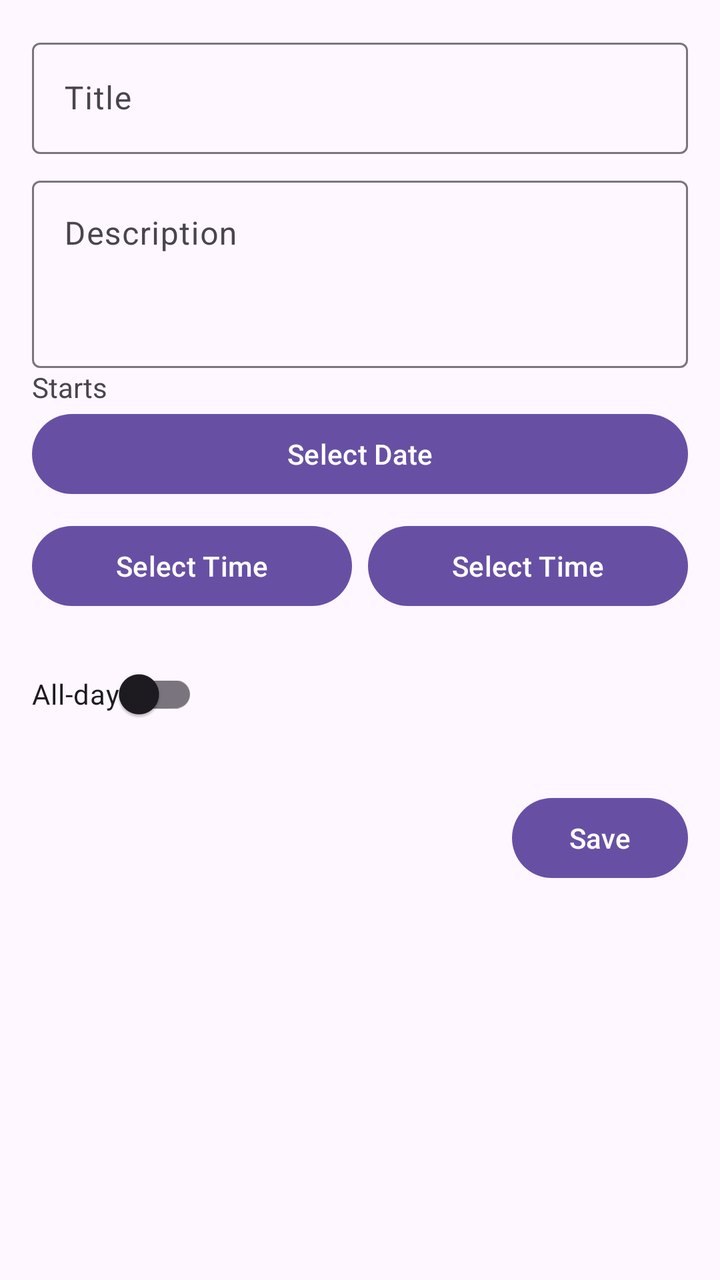
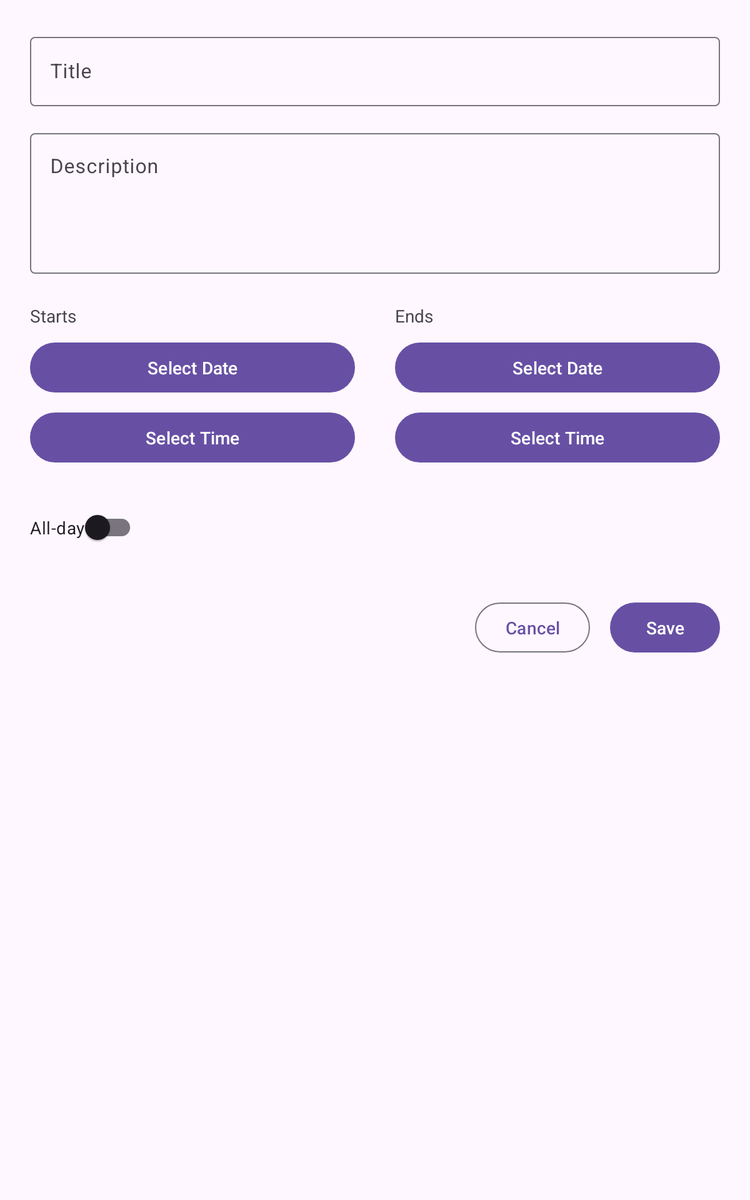

One screen, two layout resources from the same app: the default and the repository's alternative for another configuration. Each is rendered where Android would select it; the XML of both is given below.
<!-- AndroidManifest.xml: application theme Theme.RMAApp -->
<!-- res/layout/fragment_add_event.xml -->
<?xml version="1.0" encoding="utf-8"?>
<ScrollView xmlns:android="http://schemas.android.com/apk/res/android"
    xmlns:app="http://schemas.android.com/apk/res-auto"
    android:layout_width="match_parent"
    android:layout_height="match_parent"
    android:padding="16dp">

    <androidx.constraintlayout.widget.ConstraintLayout
        android:layout_width="match_parent"
        android:layout_height="wrap_content">

        <com.google.android.material.textfield.TextInputLayout
            android:id="@+id/title_input_layout"
            android:layout_width="0dp"
            android:layout_height="wrap_content"
            app:layout_constraintTop_toTopOf="parent"
            app:layout_constraintStart_toStartOf="parent"
            app:layout_constraintEnd_toEndOf="parent"
            android:hint="@string/event_title">

            <com.google.android.material.textfield.TextInputEditText
                android:id="@+id/event_title_input"
                android:layout_width="match_parent"
                android:layout_height="wrap_content" />

        </com.google.android.material.textfield.TextInputLayout>

        <com.google.android.material.textfield.TextInputLayout
            android:id="@+id/description_input_layout"
            android:layout_width="0dp"
            android:layout_height="wrap_content"
            android:layout_marginTop="8dp"
            app:layout_constraintTop_toBottomOf="@id/title_input_layout"
            app:layout_constraintStart_toStartOf="parent"
            app:layout_constraintEnd_toEndOf="parent"
            android:hint="@string/event_description">

            <com.google.android.material.textfield.TextInputEditText
                android:id="@+id/event_description_input"
                android:layout_width="match_parent"
                android:layout_height="wrap_content"
                android:minLines="3"
                android:gravity="top"/>

        </com.google.android.material.textfield.TextInputLayout>

        <TextView
            android:id="@+id/start_label"
            android:layout_width="wrap_content"
            android:layout_height="wrap_content"
            android.layout_marginTop="16dp"
            android:text="@string/starts"
            app:layout_constraintTop_toBottomOf="@id/description_input_layout"
            app:layout_constraintStart_toStartOf="parent"/>

        <Button
            android:id="@+id/start_date_button"
            android:layout_width="match_parent"
            android:layout_height="wrap_content"
            app:layout_constraintTop_toBottomOf="@id/start_label"
            app:layout_constraintStart_toStartOf="parent"
            app:layout_constraintEnd_toEndOf="parent"
            android:text="@string/select_date"/>

        <LinearLayout
            android:id="@+id/time_button_layout"
            android:layout_width="0dp"
            android:layout_height="wrap_content"
            android:orientation="horizontal"
            android:layout_marginTop="8dp"
            app:layout_constraintTop_toBottomOf="@id/start_date_button"
            app:layout_constraintStart_toStartOf="parent"
            app:layout_constraintEnd_toEndOf="parent">

            <Button
                android:id="@+id/start_time_button"
                android:layout_width="0dp"
                android:layout_height="wrap_content"
                android:layout_weight="1"
                android:layout_marginEnd="8dp"
                android:text="@string/select_time"/>

            <Button
                android:id="@+id/end_time_button"
                android:layout_width="0dp"
                android:layout_height="wrap_content"
                android:layout_weight="1"
                android:text="@string/select_time"/>

        </LinearLayout>

        <com.google.android.material.switchmaterial.SwitchMaterial
            android:id="@+id/all_day_switch"
            android:layout_width="wrap_content"
            android:layout_height="wrap_content"
            android:layout_marginTop="16dp"
            android:text="@string/all_day"
            app:layout_constraintTop_toBottomOf="@id/time_button_layout"
            app:layout_constraintStart_toStartOf="parent"/>

        <Button
            android:id="@+id/save_event_button"
            android:layout_width="wrap_content"
            android:layout_height="wrap_content"
            android:layout_marginTop="24dp"
            android:text="@string/save"
            app:layout_constraintTop_toBottomOf="@id/all_day_switch"
            app:layout_constraintEnd_toEndOf="parent"/>

    </androidx.constraintlayout.widget.ConstraintLayout>
</ScrollView>
<!-- resources referenced by this layout -->
<resources>
  <string name="all_day">All-day</string>
  <string name="event_description">Description</string>
  <string name="event_title">Title</string>
  <string name="save">Save</string>
  <string name="select_date">Select Date</string>
  <string name="select_time">Select Time</string>
  <string name="starts">Starts</string>
  <style name="Theme.RMAApp" parent="Base.Theme.RMAApp" />
  <style name="Base.Theme.RMAApp" parent="Theme.Material3.DayNight.NoActionBar">
          
          
      </style>
</resources>
<!-- res/layout-sw600dp/fragment_add_event.xml (the repository's variant of the layout above) -->
<!-- drawn on a 7-inch tablet held upright -->
<?xml version="1.0" encoding="utf-8"?>
<ScrollView xmlns:android="http://schemas.android.com/apk/res/android"
    xmlns:app="http://schemas.android.com/apk/res-auto"
    android:layout_width="match_parent"
    android:layout_height="match_parent"
    android:padding="24dp">

    <androidx.constraintlayout.widget.ConstraintLayout
        android:layout_width="match_parent"
        android:layout_height="wrap_content">

        <com.google.android.material.textfield.TextInputLayout
            android:id="@+id/title_input_layout"
            android:layout_width="0dp"
            android:layout_height="wrap_content"
            app:layout_constraintTop_toTopOf="parent"
            app:layout_constraintStart_toStartOf="parent"
            app:layout_constraintEnd_toEndOf="parent"
            android:hint="@string/event_title">

            <com.google.android.material.textfield.TextInputEditText
                android:id="@+id/event_title_input"
                android:layout_width="match_parent"
                android:layout_height="wrap_content"
                android:inputType="textCapWords"/>

        </com.google.android.material.textfield.TextInputLayout>

        <com.google.android.material.textfield.TextInputLayout
            android:id="@+id/description_input_layout"
            android:layout_width="0dp"
            android:layout_height="wrap_content"
            android:layout_marginTop="16dp"
            app:layout_constraintTop_toBottomOf="@+id/title_input_layout"
            app:layout_constraintStart_toStartOf="parent"
            app:layout_constraintEnd_toEndOf="parent"
            android:hint="@string/event_description">

            <com.google.android.material.textfield.TextInputEditText
                android:id="@+id/event_description_input"
                android:layout_width="match_parent"
                android:layout_height="wrap_content"
                android:minLines="4"
                android:gravity="top"/>

        </com.google.android.material.textfield.TextInputLayout>

        
        <androidx.constraintlayout.widget.Guideline
            android:id="@+id/guideline"
            android:layout_width="wrap_content"
            android:layout_height="wrap_content"
            android:orientation="vertical"
            app:layout_constraintGuide_percent="0.5"/>

        
        <TextView
            android:id="@+id/start_label"
            android:layout_width="wrap_content"
            android:layout_height="wrap_content"
            android:layout_marginTop="24dp"
            android:text="@string/starts"
            app:layout_constraintTop_toBottomOf="@id/description_input_layout"
            app:layout_constraintStart_toStartOf="parent"/>

        <Button
            android:id="@+id/start_date_button"
            android:layout_width="0dp"
            android:layout_height="wrap_content"
            android:layout_marginTop="8dp"
            android:layout_marginEnd="16dp"
            app:layout_constraintTop_toBottomOf="@id/start_label"
            app:layout_constraintStart_toStartOf="parent"
            app:layout_constraintEnd_toStartOf="@id/guideline"
            android:text="@string/select_date"/>

        <Button
            android:id="@+id/start_time_button"
            android:layout_width="0dp"
            android:layout_height="wrap_content"
            android:layout_marginTop="8dp"
            app:layout_constraintTop_toBottomOf="@id/start_date_button"
            app:layout_constraintStart_toStartOf="parent"
            app:layout_constraintEnd_toEndOf="@id/start_date_button"
            android:text="@string/select_time"/>

        
        <TextView
            android:id="@+id/end_label"
            android:layout_width="wrap_content"
            android:layout_height="wrap_content"
            android:layout_marginStart="16dp"
            android:text="@string/ends"
            app:layout_constraintTop_toTopOf="@id/start_label"
            app:layout_constraintStart_toEndOf="@id/guideline"/>

        <Button
            android:id="@+id/end_date_button"
            android:layout_width="0dp"
            android:layout_height="wrap_content"
            android:layout_marginTop="8dp"
            android:layout_marginStart="16dp"
            app:layout_constraintTop_toBottomOf="@id/end_label"
            app:layout_constraintStart_toEndOf="@id/guideline"
            app:layout_constraintEnd_toEndOf="parent"
            android:text="@string/select_date"/>

        <Button
            android:id="@+id/end_time_button"
            android:layout_width="0dp"
            android:layout_height="wrap_content"
            android:layout_marginTop="8dp"
            app:layout_constraintTop_toBottomOf="@id/end_date_button"
            app:layout_constraintStart_toStartOf="@id/end_date_button"
            app:layout_constraintEnd_toEndOf="@id/end_date_button"
            android:text="@string/select_time"/>

        <com.google.android.material.switchmaterial.SwitchMaterial
            android:id="@+id/all_day_switch"
            android:layout_width="wrap_content"
            android:layout_height="wrap_content"
            android:layout_marginTop="24dp"
            android:text="@string/all_day"
            app:layout_constraintTop_toBottomOf="@id/start_time_button"
            app:layout_constraintStart_toStartOf="parent"/>

        
        <Button
            android:id="@+id/save_event_button"
            android:layout_width="wrap_content"
            android:layout_height="wrap_content"
            android:layout_marginTop="32dp"
            android:text="@string/save"
            app:layout_constraintTop_toBottomOf="@+id/all_day_switch"
            app:layout_constraintEnd_toEndOf="parent"/>

        <Button
            android:id="@+id/cancel_button"
            style="?attr/materialButtonOutlinedStyle"
            android:layout_width="wrap_content"
            android:layout_height="wrap_content"
            android:layout_marginEnd="16dp"
            android:text="@string/cancel"
            app:layout_constraintTop_toTopOf="@id/save_event_button"
            app:layout_constraintEnd_toStartOf="@id/save_event_button"/>

    </androidx.constraintlayout.widget.ConstraintLayout>
</ScrollView>
<!-- resources referenced by the variant -->
<!-- as a 7-inch tablet held upright resolves them -->
<resources>
  <string name="all_day">All-day</string>
  <string name="cancel">Cancel</string>
  <string name="ends">Ends</string>
  <string name="event_description">Description</string>
  <string name="event_title">Title</string>
  <string name="save">Save</string>
  <string name="select_date">Select Date</string>
  <string name="select_time">Select Time</string>
  <string name="starts">Starts</string>
  <style name="Theme.RMAApp" parent="Base.Theme.RMAApp" />
  <style name="Base.Theme.RMAApp" parent="Theme.Material3.DayNight.NoActionBar">
          
          
      </style>
</resources>
